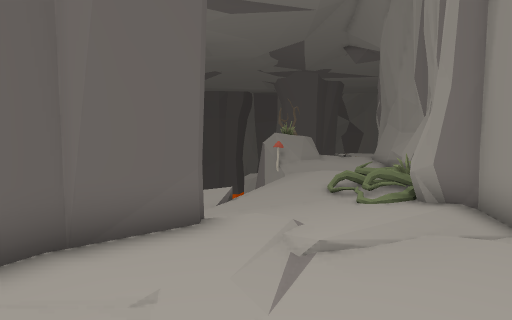
view 1 (above)

16 first-person views from a walk through a 3-D level made in the Unity game engine. The camera is 1.4 m above the floor, tilts 4° down and sees 80° across. The floor is counted in squares, 1 m on a side. Each view is taken from the middle of a square. On the plan, view 1 faces up. The plan holds only what a view shows up to about 14 squares ahead; the rest is blank. The place goes on beyond the plan. The player character is not drawn. Some surface patterns are stand-ins.

view 2
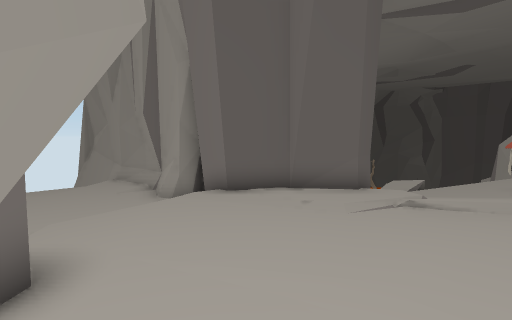

view 3
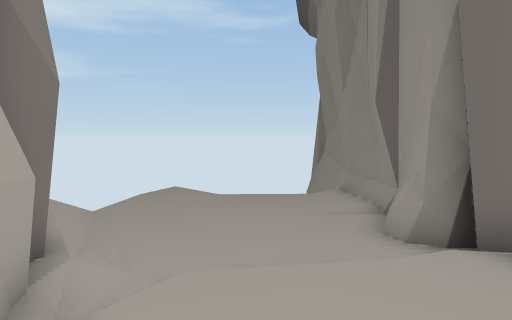

view 4
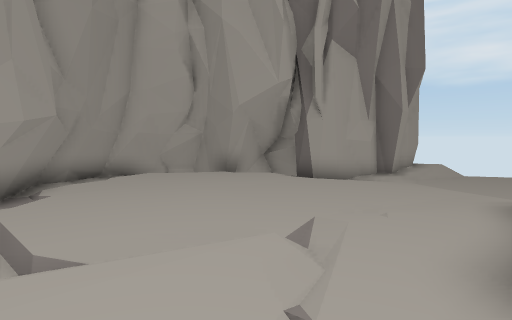

view 5
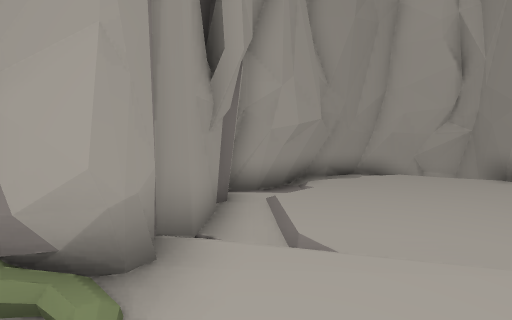

view 6
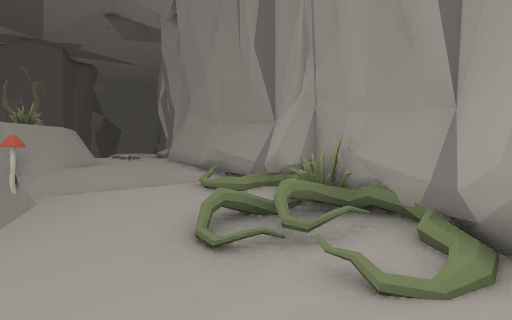

view 7
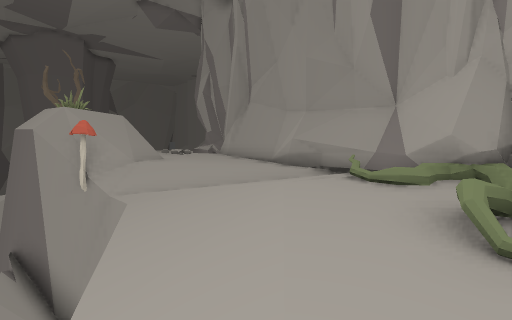

view 8
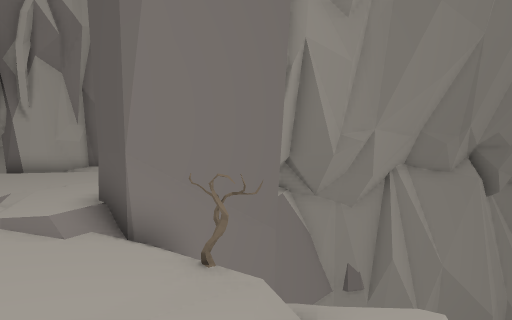

view 9
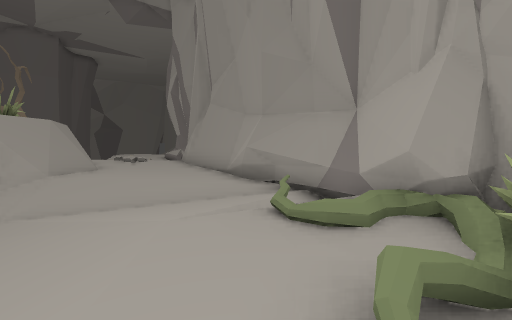

view 10
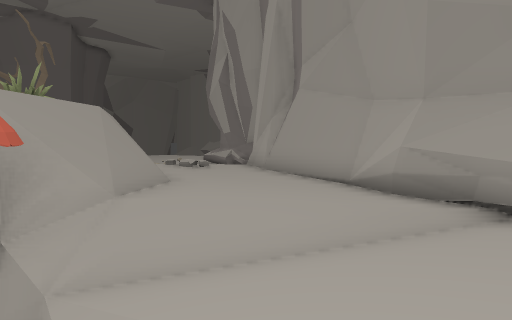

view 11
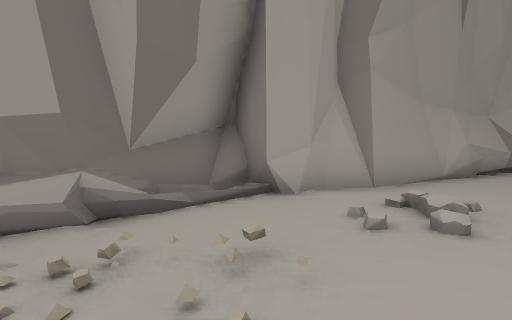

view 12
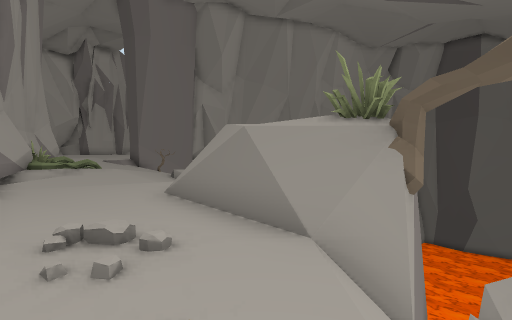

view 13
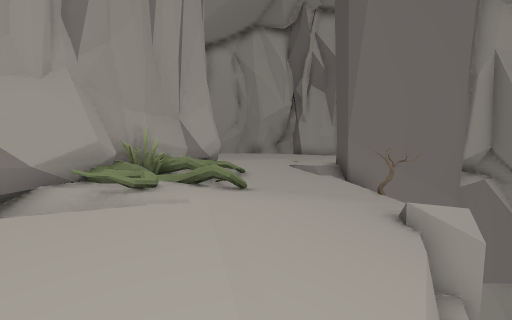

view 14
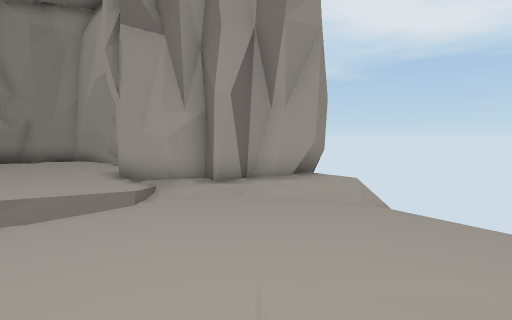

view 15
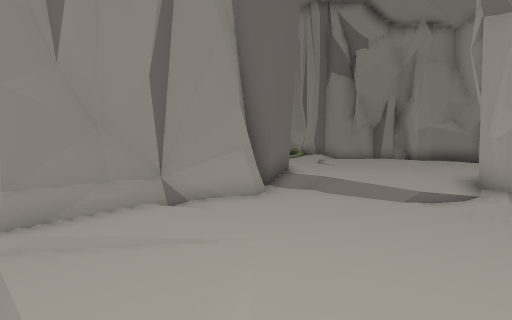

view 16
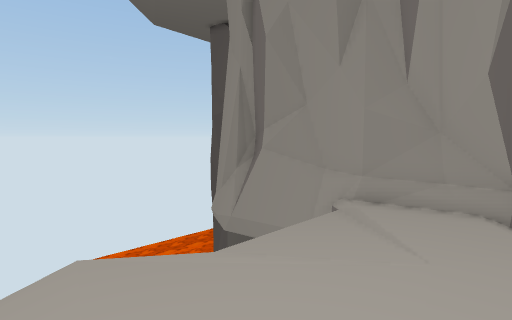

### Floor plan
Key: @ floor where view 1 was taken; # wall or solid block; . main floor; : floor 0.25 m higher than the main floor; - floor 0.25 m lower than the main floor; _ floor 0.5 m lower than the main floor; + floor 1.5 m higher than the main floor; / step, stairs or slope; = window, fence, low wall or low ledge; v drop or lower ground; T tree; M mushroom; O other object.
Columns run from 13 left of view 1 to 10 right of it. Each row starts with its distance up from view 1.
 24              vv   / .-##
 23              vvvTv///./#
 22               =OO=::..##
 21              v#OO=:/..##
 20              v#+#=:/:##
 19              v#+#=:..#
 18              v#==/..##
 17              vMM:/..##
 16              vv///..#
 15               v/_//.#
 14               v//--/#
 13              v///..##
 12             v///.//##
 11            vv//..::#
 10            /#/--..##
  9 vv        v///_--###
  8 #vv       vT_//--=#
  7 #####v     T_///=##
  6    ####vvvv##///###
  5      ####   #././##
  4       ###  #..///-##
  3     #######........#
  2 #####_####.........#
  1   v______/.........#
  0   v______/...@.....#
 -1   v______/.........#
 -2   v______//....... #
 -3   _______/###.##..##
 -4   ______/## #######
 -5   vv////##
 -6       v##

Positions as (right, up) in squares from view 1, and headings:
1: (0, 0), facing up
2: (3, -3), facing up-left
3: (0, -1), facing left
4: (1, 7), facing down
5: (1, 7), facing down-right
6: (0, 6), facing up-right
7: (-1, 9), facing up-right
8: (1, 11), facing down-left
9: (1, 9), facing up-right
10: (1, 13), facing up-right
11: (5, 24), facing down-right
12: (7, 24), facing down-left
13: (2, 16), facing down
14: (-10, 1), facing down-right
15: (-11, -4), facing up-right
16: (-7, -5), facing up-left
